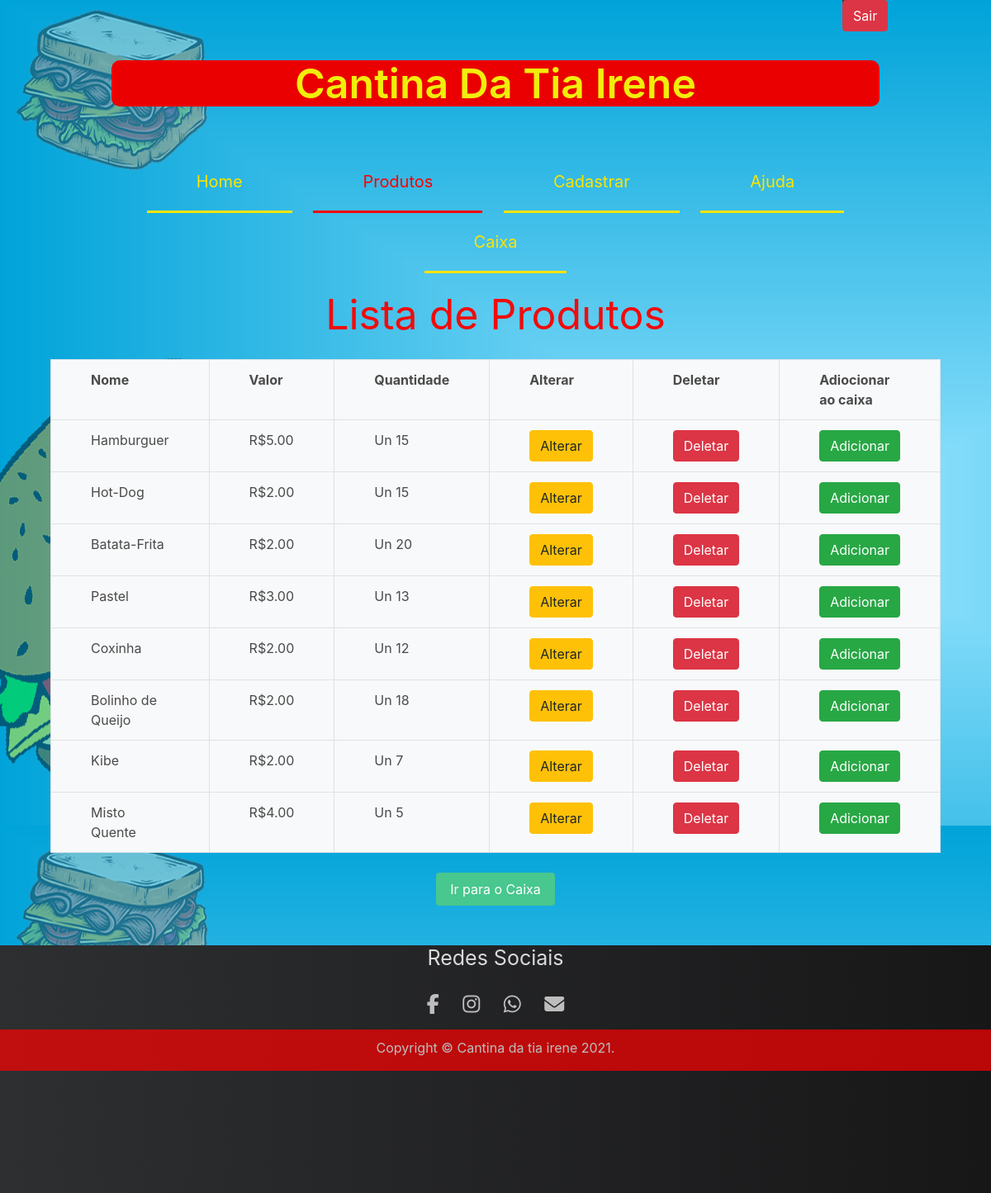
The page /paginas/indexProdutos.php on the database its author committed.
### tables this page shows
CREATE TABLE IF NOT EXISTS `produto` (
`id_produto` int(3) NOT NULL,
  `valor_produto` double(5,2) NOT NULL,
  `nome_produto` varchar(50) NOT NULL,
  `quantidade` int(3) NOT NULL
);

### paginas/indexProdutos.php (the view, shortened to what this page needs)
<!DOCTYPE html>
<html lang="pt-BR">
<head>
    <link rel="stylesheet" href="https://stackpath.bootstrapcdn.com/bootstrap/4.1.3/css/bootstrap.min.css">
    <link href="https://cdnjs.cloudflare.com/ajax/libs/bulma/0.6.2/css/bulma.css" rel="stylesheet" />
    <link rel="stylesheet" href="../css/style.css">
    <link rel="stylesheet" href="../css/styleValores.css">
<?php
    $server="localhost";
    $user="root";
    $password="usbw";
$strcon = mysql_pconnect($server, $user, $password) or trigger_error(mysql_error(),E_USER_ERROR);
$query = sprintf("SELECT * FROM produto");
$dados = mysql_query($query, $strcon) or die(mysql_error());
$linha = mysql_fetch_assoc($dados);
$total = mysql_num_rows($dados);
?>
</head>
<ul style="margin-left:85%;  color: #560858; font-weight: bold;background-color: #2e2f31; width: 50px; height: 25px; ">
    <li id="selecionado">
        <a class="btn btn-danger" href="../php/logout.php">Sair</a>
    </li>
</ul>
<section class="section">
    <div class="container">
        <h1 class="title has-text-centered">Cantina Da Tia Irene</h1>
        <div class="columns is-centered">
            <div class="column is-grouped">
                <nav class="menu">
                    <ul>
                        <li><a  href="./indexHome.html">Home</a></li>
                                <li  id="selecionado"><a href="./indexProdutos.php">Produtos</a></li>
                                    <li><a href="./indexCadastro.php">Cadastrar</a></li>
                                        <li><a href="./indexAjuda.php">Ajuda</a></li>
                                            <li><a href="./indexCaixa.php">Caixa</a></li>
                    </ul>
                </nav>
            </div>
        </div>
    </div>
    <div>
        <div>
            <div >
                <h1 class="titleLogin">Lista de Produtos</h1></br>
			<div >
<center><table  width = "900" cellpadding = "0" cellspacing = "0" border = "1">
    <tr>
    <td class="col py-3 px-md-5 border bg-light"> <b> Nome  </b> </td>
    <td class="col py-3 px-md-5 border bg-light"> <b> Valor  </b> </td>
    <td class="col py-3 px-md-5 border bg-light"> <b> Quantidade </b> </td>
    <td class="col py-3 px-md-5 border bg-light"> <b> Alterar </b> </td>
    <td class="col py-3 px-md-5 border bg-light"> <b> Deletar </b> </td>
    <td class="col py-3 px-md-5 border bg-light"> <b> Adiocionar ao caixa</b> </td>
    </tr>
    <?php
        if($total > 0) {
            do {
    ?>
        <tr>
        <td class="col py-3 px-md-5 border bg-light"><?=$linha['nome_produto']?></td>
        <td class="col py-3 px-md-5 border bg-light">R$<?=$linha['valor_produto']?></td>
        <td class="col py-3 px-md-5 border bg-light">Un <?=$linha['quantidade']?></td>
        <td class="col py-3 px-md-5 border bg-light"><a type="button" class="btn btn-warning" href="AlterarProdutos.php?codigo=<?php echo $linha["id_produto"] ?>">Alterar</a></td>
        <td class="col py-3 px-md-5 border bg-light"><a onclick="return confirm('Deseja Excluir?')" type="button" class="btn btn-danger"  href="../php/ExcluirProduto.php?codigo=<?php echo $linha["id_produto"] ?>">Deletar</a></td>
        <td class="col py-3 px-md-5 border bg-light"><a type="button" class="btn btn-success"  href="../php/CarrinhoCompras.php?codigo=<?php echo $linha["id_produto"] ?>">Adicionar</a></td>
        </tr>
    <?php
            }while($linha = mysql_fetch_assoc($dados));
        }
    ?>
</center></table>
</div>
        </div>
    </div><br/>
    <button class="textoE button is-success" onclick="window.location.href='indexCaixa.php'">Ir para o Caixa</button>
</section>
<footer class="rodape bgGradient">
    <div class="socialIcons">
        <h1 class="tsocial">Redes Sociais</h1><br/>
        <a href="#" target="_blank"><i class="fab fa-facebook-f" title="Facebook"></i></a>
        <a href="#" target="_blank"><i class="fab fa-instagram" title="Instagram"></i></a>
        <a href="https://wa.me/55119" target="_blank"><i class="fab fa-whatsapp" title="Whatssapp"></i></a>
        <a  href="mailto:cantinatiairene@hotmail.com?subject=Olá"><i class="fas fa-envelope" title="E-mail"></i></a>
    </div>
    <p class="direitos ">Copyright © Cantina da tia irene 2021. </p><br><br>
</footer>
</body>
</html>

### css/style.css (style rules this page uses)
.title { color: #f1ee0b; font-size: 50px; background-color: #EA0000; border-radius: 10px 10px; border-color: #FFF; }
.titleLogin { font-size: 50px; color: #f10b0b; }
.textoE { text-align: left; }
.menu { position: relative; }
.columns { margin-top: 20px; }
.menu ul { padding: 20px; margin: 0px; background-color: none; list-style: none; font-size: 20px; }
.menu ul li { display: inline; padding: 10px; position: static; }
.menu ul li a { padding: 20px 60px; display: inline-block; background-color: none; color: rgb(253, 228, 1); text-decoration: none; border-bottom: 3px solid rgb(253, 228, 1); }
nav #selecionado a { color: #f80202; border-bottom: 3px solid #f80202; }
.bgGradient { background: linear-gradient(to right, #2e2f31, #171718); }
.socialIcons a { font-size: 1.5em; color: #FFF; margin-right: 2%; opacity: 0.7; }
.tsocial { color: #dadada; font-size: 25px; }
.socialIcons a:last-child { margin-right: 0; }
.direitos { margin-top: 1%; color: #FFF; opacity: 0.7; background-color: red; width: auto; height: 50px; padding: 10px; }
.rodape { height: 300px; }

### rows shown on the page
produto: nome_produto "Hamburguer", valor_produto "5.00", quantidade "15"
produto: nome_produto "Hot-Dog", valor_produto "2.00", quantidade "15"
produto: nome_produto "Batata-Frita", valor_produto "2.00", quantidade "20"
produto: nome_produto "Pastel", valor_produto "3.00", quantidade "13"
produto: nome_produto "Coxinha", valor_produto "2.00", quantidade "12"
produto: nome_produto "Bolinho de Queijo", valor_produto "2.00", quantidade "18"
produto: nome_produto "Kibe", valor_produto "2.00", quantidade "7"
produto: nome_produto "Misto Quente", valor_produto "4.00", quantidade "5"
